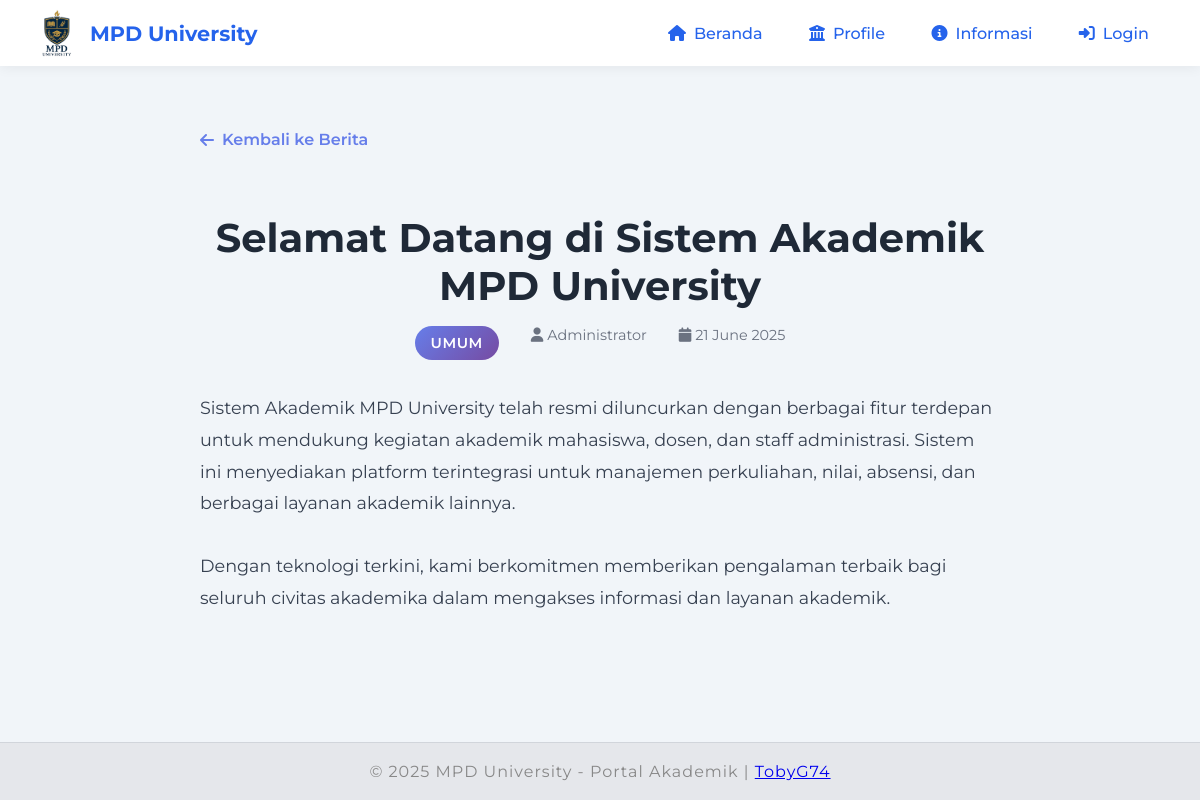
Screenshot of /informasi.php?article=1 with the database file from the repository.
### tables this page shows
CREATE TABLE articles (
    id INT AUTO_INCREMENT PRIMARY KEY,
    title VARCHAR(255) NOT NULL,
    content TEXT NOT NULL,
    excerpt TEXT,
    author_id INT,
    status VARCHAR(20) DEFAULT 'published',
    featured_image VARCHAR(255),
    published_at DATETIME DEFAULT NOW(),
    created_at DATETIME DEFAULT NOW(),
    updated_at DATETIME DEFAULT NOW(),
    FOREIGN KEY (author_id) REFERENCES users(id)
);

CREATE TABLE users (
    id INT AUTO_INCREMENT PRIMARY KEY,
    username VARCHAR(50) NOT NULL UNIQUE,
    password VARCHAR(255) NOT NULL,
    role VARCHAR(20) NOT NULL,
    full_name VARCHAR(100),
    nip VARCHAR(20),
    email VARCHAR(100),
    phone VARCHAR(20),
    alamat TEXT,
    profile_photo VARCHAR(255) DEFAULT 'avatar-1.jpg',
    created_at DATETIME DEFAULT NOW(),
    last_login DATETIME NULL
);

### informasi.php (the view, shortened to what this page needs)
<?php
require_once 'koneksi.php';
$article_id = isset($_GET['article']) ? (int)$_GET['article'] : 0;
if ($article_id > 0) {
    $query = "SELECT a.*, u.username as author_name, u.full_name as author_full_name
              FROM articles a
              LEFT JOIN users u ON a.author_id = u.id
              WHERE a.id = $article_id AND a.status = 'published'";
    $result = mysqli_query($conn, $query);
    $article = mysqli_fetch_assoc($result);
} else {
    header("Location: berita.php");
    exit();
}
?>
<!DOCTYPE html>
<html lang="id">
<head>
    <link rel="stylesheet" href="assets/css/style.css">
    <link rel="stylesheet" href="https://cdnjs.cloudflare.com/ajax/libs/font-awesome/6.4.0/css/all.min.css">
</head>
<body>
    <?php include 'includes/nav.php'; ?>
    <main>
        <div class="article-container">
            <a href="berita.php" class="back-button">
                <i class="fas fa-arrow-left"></i>
                Kembali ke Berita
            </a>
            <article>
                <header class="article-header">
                    <h1 class="article-title"><?php echo htmlspecialchars($article['title']); ?></h1>
                    <div class="article-meta">
                        <span class="article-category">
                            <?php echo htmlspecialchars($article['category'] ?? 'Umum'); ?>
                        </span>
                        <span><i class="fas fa-user"></i> <?php echo htmlspecialchars($article['author_full_name'] ?? $article['author_name']); ?></span>
                        <span><i class="fas fa-calendar"></i> <?php echo date('d F Y', strtotime($article['published_at'])); ?></span>
                    </div>
                </header>
                <div class="article-content">
                    <?php echo nl2br(htmlspecialchars($article['content'])); ?>
                </div>
            </article>
        </div>
    </main>
    <?php include 'includes/footer.php'; ?>
</body>
</html>

### assets/css/style.css (style rules this page uses)
:root { --primary: #2563eb; --secondary: #f1f5f9; --text: #222; --accent: #fbbf24; --nav-bg: #fff; --nav-shadow: 0 2px 12px rgba(0, 0, 0, 0.06); }
html, body { height: 100%; margin: 0; padding: 0; }
body { font-family: "Montserrat", Arial, sans-serif; margin: 0; padding: 0; background: var(--secondary); color: var(--text); min-height: 100vh; display: flex; flex-direction: column; }
main { flex: 1; display: flex; flex-direction: column; margin: 2rem 0; }
h1, h2, h3 { color: var(--primary); }

### informasi.php (style rules this page uses)
.article-container { max-width: 800px; margin: 2rem auto; padding: 0 1rem; }
.article-header { text-align: center; margin-bottom: 2rem; }
.article-title { font-size: 2.5rem; color: #1f2937; margin-bottom: 1rem; line-height: 1.2; }
.article-meta { display: flex; justify-content: center; gap: 2rem; color: #6b7280; font-size: 0.9rem; margin-bottom: 2rem; }
.article-category { background: linear-gradient(135deg, #667eea 0%, #764ba2 100%); color: white; padding: 0.5rem 1rem; border-radius: 20px; font-weight: 600; text-transform: uppercase; letter-spacing: 0.5px; }
.article-content { font-size: 1.1rem; line-height: 1.8; color: #374151; }
.back-button { display: inline-flex; align-items: center; gap: 0.5rem; color: #667eea; text-decoration: none; font-weight: 600; margin-bottom: 2rem; transition: color 0.3s ease; }

### rows the page displays
articles: title "Selamat Datang di Sistem Akademik MPD University", author.full_name "Administrator", published_at "21 June 2025", content "Sistem Akademik MPD University telah resmi diluncurkan dengan berbagai fitur terdepan untuk mendukung kegiatan akademik mahasiswa, dosen, dan staff administrasi. Sistem ini menyediakan platform terintegrasi untuk manajemen perkuliahan, nilai, absensi, dan berbagai layanan akademik lainnya. Dengan teknologi terkini, kami berkomitmen memberikan pengalaman terbaik bagi seluruh civitas akademika dalam mengakses informasi dan layanan akademik."

### other values shown
$article['category'] "UMUM"
